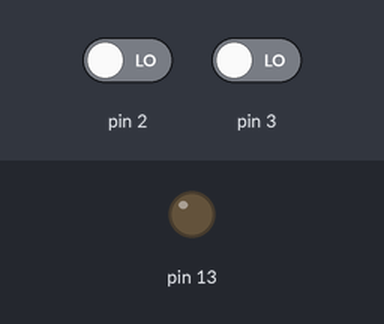
Recording of a sketch running on a simulated Arduino Uno, built with avr-gcc and run on an emulated ATmega328P. Shown: output pins drawn as LEDs (lit = HIGH). Inputs (shaded band) come from the test bench; at power-on: pin 2 LOW, pin 3 LOW.

Above: at 1.2 s.
1.3 s: pin 2 driven HIGH
At 2.1 s:
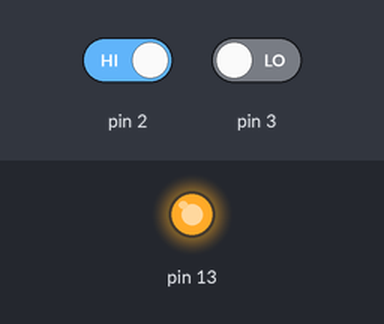
2.8 s: pin 2 driven LOW
At 3.2 s:
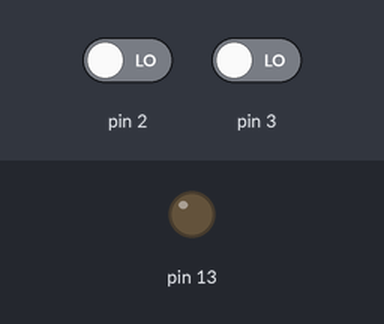
4.3 s: pin 3 driven HIGH
At 5.5 s:
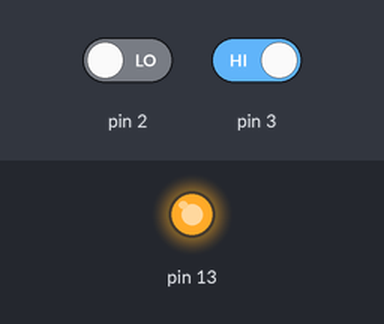
Timing chart, 0 to 7.3 s (numbered marks = the images above; inputs shaded):
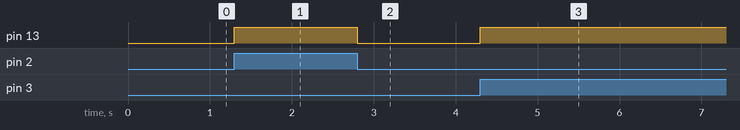

Measured:
- after the input at 1.3 s, pin 13: LOW → HIGH at once
- after the input at 2.8 s, pin 13: HIGH → LOW at once
- after the input at 4.3 s, pin 13: LOW → HIGH at once

The sketch:

OR.ino
```cpp
/**
   Circuito OR
   @author Denise F Saldanha Fogo
*/
void setup() {
  pinMode (2, INPUT);
  pinMode (3, INPUT);
  pinMode (13, OUTPUT);
}

void loop() {
  if (digitalRead(2) == HIGH or digitalRead (3) == HIGH) {
    digitalWrite (13, HIGH);
  } else {
    digitalWrite (13, LOW);
  }
}
```
